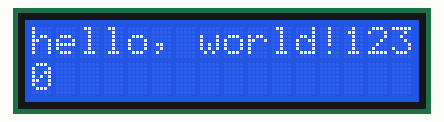
Bench run of a sketch on a simulated Arduino Uno, built with avr-gcc and run on an emulated ATmega328P. On the bench: 16×2 character LCD.

Above: at 0.1 s.
At 4.1 s:
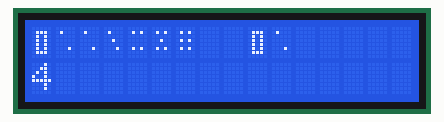
At 9.2 s:
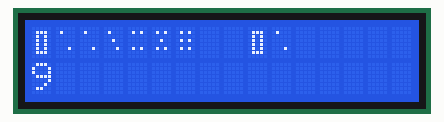
At 19.2 s:
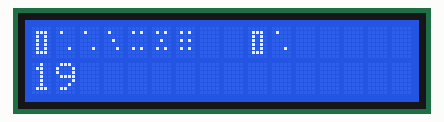
At 28.2 s:
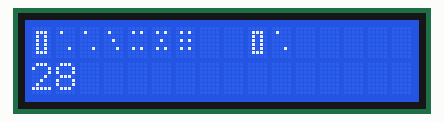
At 38.3 s:
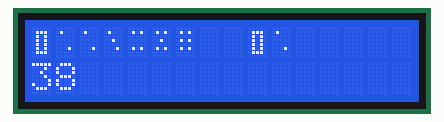

The sketch:

1100928_Arduino_RV_LCD.ino
```cpp
#include <LiquidCrystal.h>

#define printByte(args) write(args);
uint8_t S1[8] = {0x00,0x0E,0x0A,0x0A,0x0A,0x0A,0x0E,0x00}; //1
uint8_t S2[8] = {0x00,0x08,0x00,0x00,0x00,0x02,0x00,0x00}; //2
uint8_t S3[8] = {0x00,0x08,0x00,0x04,0x00,0x02,0x00,0x00}; //3
uint8_t S4[8] = {0x00,0x0A,0x00,0x00,0x00,0x0A,0x00,0x00}; //4
uint8_t S5[8] = {0x00,0x0A,0x00,0x04,0x00,0x0A,0x00,0x00}; //5
uint8_t S6[8] = {0x00,0x0A,0x00,0x0A,0x00,0x0A,0x00,0x00}; //6

const int rs = 12, en = 11, d4 = 5, d5 = 4, d6 = 3, d7 = 2;
LiquidCrystal lcd(rs, en, d4, d5, d6, d7);

// GND=可變電阻1 VCC=可變電阻3  V0=可變電阻2
// RS = 12,RW=GND E = 11, DB4 = 5, DB5 = 4,DB6 = 3,DB7 = 2
// LED=電阻 LED=GND

void setup() {

  lcd.begin(16, 2); // 設定 LCD 範圍 一排 16 格 共 2 條
  lcd.print("hello, world!123456");

  lcd.createChar(0, S1); //編號0 的字元為S1
  lcd.createChar(1, S2); //編號1 的字元為S2
  lcd.createChar(2, S3); //編號2 的字元為S3
  lcd.createChar(3, S4); //編號3 的字元為S4
  lcd.createChar(4, S5); //編號4 的字元為S5
  lcd.createChar(5, S6); //編號5 的字元為S6

}

void loop() {

  lcd.setCursor(0, 1); // 設定圖示的起始位置
  lcd.print(millis() / 1000); // 列印開機多久
  delay(1000);

  lcd.clear(); // 清除螢幕 (包含定位數)
  lcd.setCursor(0, 0); // 設定顯示的起始位置 (0, 0) 為左上角
  lcd.write(byte(0));  //列印編號0的字元
  lcd.printByte(byte(1)); //列印編號0的字元
  lcd.write(byte(1));  //列印編號1的字元
  lcd.write(byte(2));  //列印編號2的字元
  lcd.write(byte(3));  //列印編號3的字元
  lcd.write(byte(4));  //列印編號4的字元
  lcd.write(byte(5));  //列印編號5的字元
  lcd.write(byte(6));  //列印編號6的字元
  lcd.write(byte(7));  //列印編號7的字元
  lcd.write(byte(8));  //列印編號8的字元
  lcd.write(byte(9));  //列印編號9的字元

}
```

Measured:
- what the display in image 1 shows lasts 1.0 s, from 4.1 s to 5.1 s
